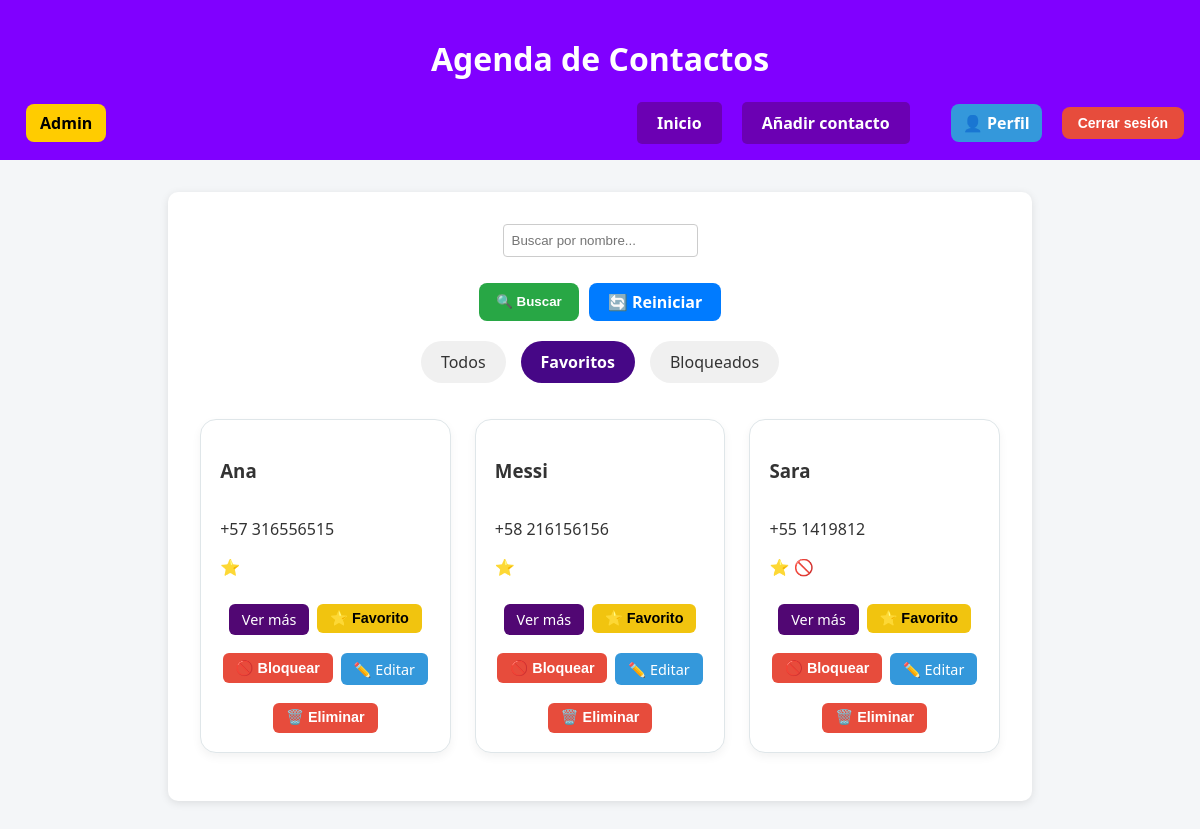
Screenshot of /?filtro=favoritos (signed in) with the database file from the repository.
### modulo/models.py (models this page shows, shortened)
class Contacto(models.Model):
    nombre = models.CharField(max_length=50)
    prefijo = models.ForeignKey(Prefijo, on_delete=models.SET_NULL, null=True, blank=True)
    numero = models.CharField(max_length=20)
    autor = models.ForeignKey(User, on_delete=models.CASCADE)
    bloqueado = models.BooleanField(default=False)
    favorito = models.BooleanField(default=False)

class Prefijo(models.Model):
    prefijo = models.CharField(max_length=10)
    def __str__(self):
        return self.prefijo

### modulo/views.py (the view)
# urls.py: path('', views.index, name='index'),
@login_required(login_url='login')  # Asegura que el usuario esté logueado
def index(request):
    filtro = request.GET.get('filtro', 'todos')
    buscar = request.GET.get('buscar', '')
    contactos = Contacto.objects.filter(autor=request.user)
    if buscar:
        contactos = contactos.filter(nombre__icontains=buscar)
    if filtro == 'favoritos':
        contactos = contactos.filter(favorito=True)
    elif filtro == 'bloqueados':
        contactos = contactos.filter(bloqueado=True)
    contactos = contactos.order_by('nombre')  # orden alfabético
    return render(request, 'modulo/index.html', {
        'contactos': contactos,
        'filtro': filtro
    })

### modulo/templates/modulo/index.html (shortened to what this page needs)
{% extends 'modulo/base.html' %}
{% block content %}
    {% if user.is_authenticated %}
    <form method="get" class="search-form">
        <input type="text" name="buscar" placeholder="Buscar por nombre..." value="{{ request.GET.buscar }}">
        <div class="button-group">
            <button type="submit" class="buscar-btn">🔍 Buscar</button>
            <a href="{% url 'index' %}" class="reiniciar-btn">🔄 Reiniciar</a>
        </div>
    </form>
        <div class="filtros">
            <a href="?filtro=todos" class="filter-btn {% if filtro == 'todos' %}active{% endif %}">Todos</a>
            <a href="?filtro=favoritos" class="filter-btn {% if filtro == 'favoritos' %}active{% endif %}">Favoritos</a>
            <a href="?filtro=bloqueados" class="filter-btn {% if filtro == 'bloqueados' %}active{% endif %}">Bloqueados</a>
        </div>
        {% if contactos %}
            <div class="contact-grid">
                {% for contacto in contactos %}
                    <div class="contact-card">
                        <h3>{{ contacto.nombre }}</h3>
                        <p>{{ contacto.prefijo }} {{ contacto.numero }}</p>
                        <div class="contact-icons">
                            {% if contacto.favorito %}
                                <span title="Favorito">⭐</span>
                            {% endif %}
                            {% if contacto.bloqueado %}
                                <span title="Bloqueado">🚫</span>
                            {% endif %}
                        </div>
                        <div class="contact-buttons">
                            <a href="{% url 'detalle_contacto' contacto.id %}" class="button small">Ver más</a>
                            <form action="{% url 'toggle_favorito' contacto.id %}" method="post">
                                <button type="submit" class="button small yellow">⭐ Favorito</button>
                            </form>
                            <form action="{% url 'toggle_bloqueado' contacto.id %}" method="post">
                                <button type="submit" class="button small red">🚫 Bloquear</button>
                            </form>
                            <a href="{% url 'editar_contacto' contacto.id %}" class="button small blue">✏️ Editar</a>
                            <form action="{% url 'eliminar_contacto' contacto.id %}" method="post" onsubmit="return confirm('¿Estás seguro que deseas eliminar este contacto?');">
                                <button type="submit" class="button small danger">🗑️ Eliminar</button>
                            </form>
                        </div>
                    </div>
                {% endfor %}
            </div>
        {% else %}
            <p>No tienes contactos guardados.</p>
        {% endif %}
    {% else %}
    <div style="text-align: center; padding: 2rem;">
        <a href="{% url 'login' %}" class="big-login-button">Iniciar sesión para ver tus contactos</a>
    </div>
    {% endif %}
{% endblock %}

### modulo/static/modulo/css/index.css (style rules this page uses)
body { font-family: 'Segoe UI', Tahoma, Geneva, Verdana, sans-serif; margin: 0; padding: 0; background-color: #f4f6f8; color: #333; }
form { display: flex; flex-direction: column; }
form input, form select { padding: 0.5rem; margin-bottom: 1rem; border: 1px solid #ccc; border-radius: 4px; }
button { background-color: #c800ff; color: white; padding: 10px 20px; border: none; border-radius: 8px; font-weight: bold; cursor: pointer; transition: background-color 0.3s ease; }
.contact-grid { display: grid; grid-template-columns: repeat(auto-fit, minmax(240px, 1fr)); gap: 1.5rem; padding: 1rem 0; }
.contact-card { background: #ffffff; border: 1px solid #dfe6e9; border-radius: 16px; padding: 1.2rem; box-shadow: 0 4px 10px rgba(0, 0, 0, 0.05); transition: transform 0.2s ease, box-shadow 0.2s ease; display: flex; flex-direction: column; justify-content: space-between; }
.contact-buttons { margin-top: 1rem; display: flex; flex-wrap: wrap; gap: 0.5rem; justify-content: center; }
.button.small { padding: 0.4rem 0.8rem; font-size: 0.9rem; border-radius: 6px; text-decoration: none; color: white; background-color: #510773; border: none; cursor: pointer; transition: background-color 0.2s ease; }
.button.small.red { background-color: #e74c3c; }
.button.small.yellow { background-color: #f1c40f; color: black; }
.button.small.blue { background-color: #3498db; }
.button.small.danger { background-color: #e74c3c; }
.filtros { display: flex; justify-content: center; margin: 20px 0; gap: 15px; }
.filter-btn { background-color: #f0f0f0; color: #333; padding: 10px 20px; font-size: 1rem; border-radius: 25px; text-decoration: none; transition: background-color 0.3s, color 0.3s, transform 0.3s; display: inline-block; text-align: center; }
.filter-btn.active { background-color: #460786; color: #fff; font-weight: bold; }
.button { padding: 10px 20px; border-radius: 5px; text-decoration: none; display: inline-block; margin-top: 10px; transition: background-color 0.3s; }
.button.small { font-size: 0.9rem; }
.button.yellow { background-color: #ffcc00; color: #fff; }
.button.red { background-color: #e74c3c; color: #fff; }
.button.blue { background-color: #3498db; color: #fff; }
.button.danger { background-color: #e74c3c; color: #fff; }
.search-form { display: flex; flex-direction: column; align-items: center; gap: 10px; }
.button-group { display: flex; gap: 10px; justify-content: center; flex-wrap: wrap; }
.buscar-btn, .reiniciar-btn { padding: 8px 16px; border-radius: 8px; font-weight: bold; cursor: pointer; text-align: center; text-decoration: none; display: inline-block; min-width: 100px; }
.buscar-btn { background-color: #28a745; color: white; border: none; }
.reiniciar-btn { background-color: #007bff; color: white; border: none; }

### rows the page displays
Contacto: nombre "Ana", prefijo "+57", numero "316556515"
Contacto: nombre "Messi", prefijo "+58", numero "216156156"
Contacto: nombre "Sara", prefijo "+55", numero "1419812"
